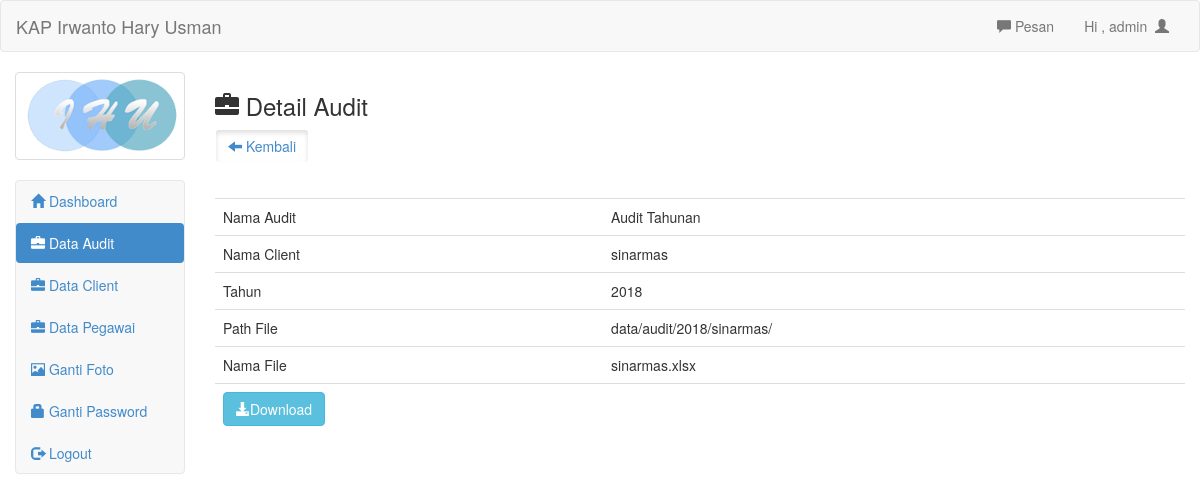
/admin/det_audit.php?audit_id=1 (signed in), run on the app's committed database.
### tables this page shows
CREATE TABLE `userdata` (
  `id` int(5) NOT NULL,
  `uname` varchar(50) NOT NULL,
  `pass` varchar(50) NOT NULL,
  `foto` text NOT NULL
);

CREATE TABLE `audit` (
  `audit_id` int(5) NOT NULL,
  `tanggal` date NOT NULL,
  `audit_name` varchar(50) NOT NULL,
  `company` varchar(50) NOT NULL,
  `year` int(5) NOT NULL,
  `path` varchar(50) NOT NULL,
  `file_name` varchar(50) NOT NULL
);

### admin/det_audit.php (the view, shortened to what this page needs)
<?php
include 'header.php';
?>
<h3><span class="glyphicon glyphicon-briefcase"></span>  Detail Audit</h3>
<a class="btn" href="audit.php"><span class="glyphicon glyphicon-arrow-left"></span>  Kembali</a>
<?php
$id_audit=mysqli_real_escape_string($con,$_GET['audit_id']);
$det=mysqli_query($con, "select * from audit where audit_id='$id_audit'")or die(mysql_error());
while($d=mysqli_fetch_array($det)){
	?>
	<table class="table">
		<tr>
			<td>Nama Audit</td>
			<td><?php echo $d['audit_name'] ?></td>
		</tr>
		<tr>
			<td>Nama Client</td>
			<td><?php echo $d['company'] ?></td>
		</tr>
		<tr>
			<td>Tahun</td>
			<td><?php echo $d['year'] ?></td>
		</tr>
		<tr>
			<td>Path File</td>
			<td><?php echo $d['path'] ?></td>
		</tr>
		<tr>
			<td>Nama File</td>
			<td><?php echo $d['file_name'] ?></td>
		</tr>
		<tr>
			<div class="form-group">
				<td><a href="<?php echo $d['path'].$d['file_name'] ?>" class="btn btn-info" download=""><span class="glyphicon glyphicon-download-alt"></span>Download</a></td>
				<td></td>
			</div>
		</tr>
	</table>
	<?php
}
?>
<?php include 'footer.php'; ?>

### admin/header.php (shortened to what this page needs)
<!DOCTYPE html>
<html>
<head>
	<?php
	include 'config.php';
	?>
	<link rel="stylesheet" type="text/css" href="../assets/css/bootstrap.css">
	<link rel="stylesheet" type="text/css" href="../assets/js/jquery-ui/jquery-ui.css">
</head>
<body>
	<div class="navbar navbar-default">
		<div class="container-fluid">
			<div class="navbar-header">
				<a href="index.php" class="navbar-brand">KAP Irwanto Hary Usman</a>
			</div>
			<div class="collapse navbar-collapse" id="headerMenu">
				<ul class="nav navbar-nav navbar-right">
					<li><a id="pesan_sedia" href="#" data-toggle="modal" data-target="#modalpesan"><span class='glyphicon glyphicon-comment'></span>  Pesan</a></li>
					<li><a class="dropdown-toggle" data-toggle="dropdown" role="button" href="#">Hi , <?php echo $_SESSION['uname']  ?>&nbsp&nbsp<span class="glyphicon glyphicon-user"></span></a></li>
				</ul>
			</div>
		</div>
	</div>
	<div class="col-md-2">
		<div class="row">
			<?php
			$use=$_SESSION['uname'];
			$fo=mysqli_query($con,"select foto from userdata where uname='$use'");
			while($f=mysqli_fetch_array($fo)){
				?>
				<div class="col-xs-6 col-md-12">
					<a class="thumbnail">
						<img class="img-responsive" src="foto/<?php echo $f['foto']; ?>">
					</a>
				</div>
				<?php
			}
			?>
		</div>
		<div class="navbar navbar-default">
			<div class="collapse navbar-collapse" id="collapsible">
				<ul class="nav nav-pills nav-stacked">
				<li><a href="index.php"><span class="glyphicon glyphicon-home"></span>  Dashboard</a></li>
				<li><a href="audit.php"><span class="glyphicon glyphicon-briefcase"></span>  Data Audit</a></li>
				<li><a href="client.php"><span class="glyphicon glyphicon-briefcase"></span>  Data Client</a></li>
				<li><a href="pegawai.php"><span class="glyphicon glyphicon-briefcase"></span>  Data Pegawai</a></li>
				<li><a href="ganti_foto.php"><span class="glyphicon glyphicon-picture"></span>  Ganti Foto</a></li>
				<li><a href="ganti_pass.php"><span class="glyphicon glyphicon-lock"></span> Ganti Password</a></li>
				<li><a href="logout.php"><span class="glyphicon glyphicon-log-out"></span>  Logout</a></li>
				</ul>
			</div>
		</div>
		</div>
	<div class="col-md-10">

### data on the page
userdata: foto (picture)
audit: audit_name "Audit Tahunan", company "sinarmas", year "2018", path "data/audit/2018/sinarmas/", file_name "sinarmas.xlsx"

### other printed values
$_SESSION['uname'] "admin"
